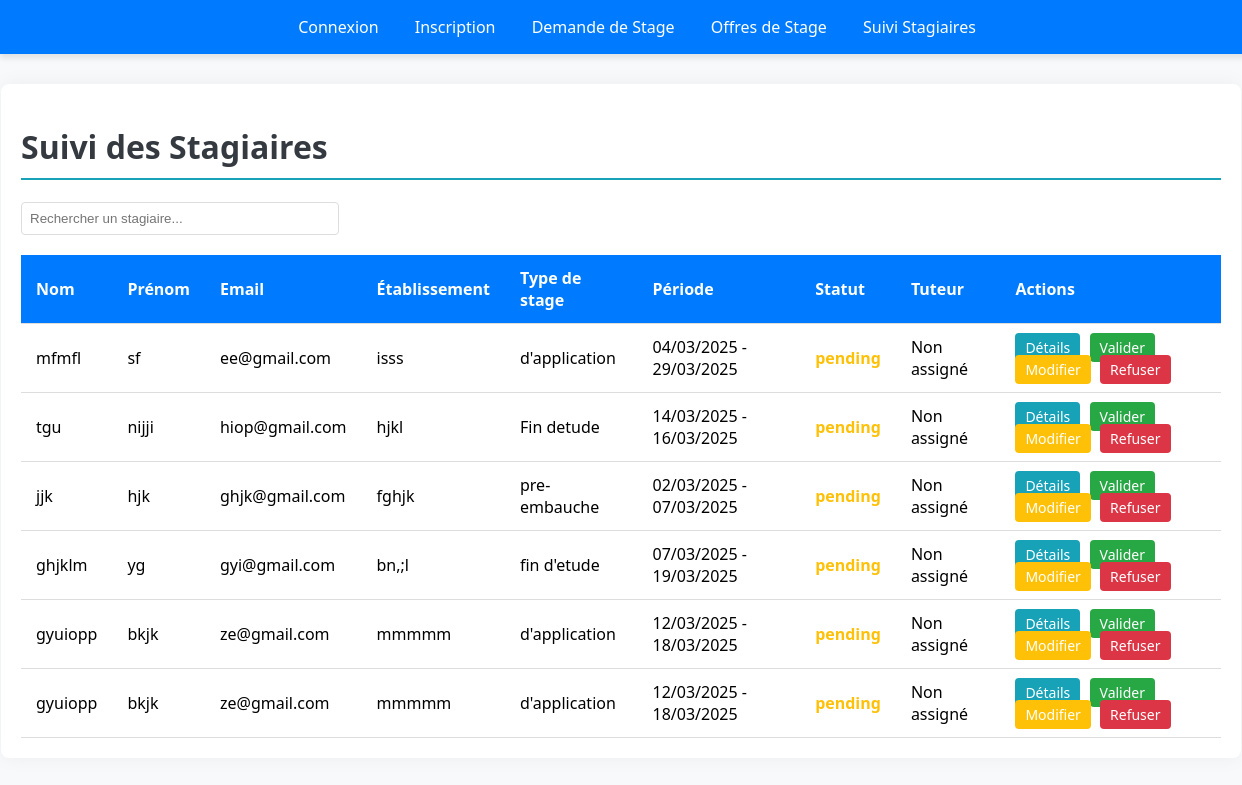
The app's page /suivi_stagiaires.php (signed in) with its own data.
### tables this page shows
CREATE TABLE `demandes_stage` (
  `id` int(11) NOT NULL,
  `nom` varchar(255) NOT NULL,
  `prenom` varchar(255) NOT NULL,
  `email` varchar(255) NOT NULL,
  `telephone` varchar(20) NOT NULL,
  `etablissement` varchar(255) NOT NULL,
  `niveau_etudes` varchar(255) NOT NULL,
  `date_debut` date NOT NULL,
  `date_fin` date NOT NULL,
  `type_stage` varchar(50) NOT NULL,
  `created_at` timestamp NOT NULL DEFAULT current_timestamp(),
  `statut` varchar(50) DEFAULT 'pending',
  `tuteur_id` int(11) DEFAULT NULL,
  `notes` text DEFAULT NULL
);

### suivi_stagiaires.php (the view, shortened to what this page needs)
<?php
require 'db_connection.php';
$stagiaires = $pdo->query('
    SELECT d.*, u.email as tuteur_email
    FROM demandes_stage d
    LEFT JOIN users u ON d.tuteur_id = u.id
')->fetchAll();
?>
<!DOCTYPE html>
<html lang="fr">
<head>
</head>
<body>
    <div class="menu">
        <a href="login.php">Connexion</a>
        <a href="signup.php">Inscription</a>
        <a href="demande_stage.php">Demande de Stage</a>
        <a href="offres_stage.php">Offres de Stage</a>
        <a href="suivi_stagiaires.php">Suivi Stagiaires</a>
    </div>
    <div class="container">
        <h1>Suivi des Stagiaires</h1>
        <div class="search-bar">
            <input type="text" id="searchInput" placeholder="Rechercher un stagiaire...">
        </div>
        <table id="stagiairesTable">
            <thead>
                <tr>
                    <th>Nom</th>
                    <th>Prénom</th>
                    <th>Email</th>
                    <th>Établissement</th>
                    <th>Type de stage</th>
                    <th>Période</th>
                    <th>Statut</th>
                    <th>Tuteur</th>
                    <th>Actions</th>
                </tr>
            </thead>
            <tbody>
                <?php foreach ($stagiaires as $stagiaire): ?>
                <tr>
                    <td><?= htmlspecialchars($stagiaire['nom']) ?></td>
                    <td><?= htmlspecialchars($stagiaire['prenom']) ?></td>
                    <td><?= htmlspecialchars($stagiaire['email']) ?></td>
                    <td><?= htmlspecialchars($stagiaire['etablissement']) ?></td>
                    <td><?= htmlspecialchars($stagiaire['type_stage']) ?></td>
                    <td>
                        <?= date('d/m/Y', strtotime($stagiaire['date_debut'])) ?> -
                        <?= date('d/m/Y', strtotime($stagiaire['date_fin'])) ?>
                    </td>
                    <td class="status-<?= strtolower($stagiaire['statut'] ?? 'pending') ?>">
                        <?= $stagiaire['statut'] ?? 'En attente' ?>
                    </td>
                    <td><?= htmlspecialchars($stagiaire['tuteur_email'] ?? 'Non assigné') ?></td>
                    <td>
                        <a href="#" class="action-btn btn-info">Détails</a>
                        <?php if (isset($_SESSION['role']) && $_SESSION['role'] === 'admin'): ?>
                        <a href="#" class="action-btn btn-success">Valider</a>
                        <a href="#" class="action-btn btn-warning">Modifier</a>
                        <a href="#" class="action-btn btn-danger">Refuser</a>
                        <?php endif; ?>
                    </td>
                </tr>
                <?php endforeach; ?>
            </tbody>
        </table>
    </div>
</body>
</html>

### suivi_stagiaires.php (style rules this page uses)
body { font-family: 'Segoe UI', Tahoma, Geneva, Verdana, sans-serif; background-color: #f8f9fa; margin: 0; padding: 0; }
.menu { width: 100%; background-color: #007bff; padding: 1rem; box-shadow: 0 4px 6px rgba(0, 0, 0, 0.1); text-align: center; }
.menu a { color: white; text-decoration: none; margin: 0 1rem; font-size: 1rem; }
.container { max-width: 1200px; margin: 30px auto; padding: 20px; background: white; border-radius: 8px; box-shadow: 0 0 20px rgba(0,0,0,0.05); }
h1 { color: #343a40; border-bottom: 2px solid #17a2b8; padding-bottom: 10px; }
table { width: 100%; border-collapse: collapse; margin-top: 20px; }
th, td { padding: 12px 15px; text-align: left; border-bottom: 1px solid #ddd; }
th { background-color: #007bff; color: white; }
.status-pending { color: #ffc107; font-weight: bold; }
.action-btn { padding: 5px 10px; border-radius: 4px; text-decoration: none; color: white; font-size: 14px; margin-right: 5px; }
.btn-info { background-color: #17a2b8; }
.btn-success { background-color: #28a745; }
.btn-warning { background-color: #ffc107; }
.btn-danger { background-color: #dc3545; }
.search-bar { margin-bottom: 20px; }
.search-bar input { padding: 8px; width: 300px; border: 1px solid #ddd; border-radius: 4px; }

### records on screen
demandes_stage: nom "mfmfl", prenom "sf", email "ee@gmail.com", etablissement "isss", type_stage "d'application", date_debut "04/03/2025", date_fin "29/03/2025", statut "pending", tuteur_email "Non assigné"
demandes_stage: nom "tgu", prenom "nijji", email "hiop@gmail.com", etablissement "hjkl", type_stage "Fin detude", date_debut "14/03/2025", date_fin "16/03/2025", statut "pending", tuteur_email "Non assigné"
demandes_stage: nom "jjk", prenom "hjk", email "ghjk@gmail.com", etablissement "fghjk", type_stage "pre-embauche", date_debut "02/03/2025", date_fin "07/03/2025", statut "pending", tuteur_email "Non assigné"
demandes_stage: nom "ghjklm", prenom "yg", email "gyi@gmail.com", etablissement "bn,;l", type_stage "fin d'etude", date_debut "07/03/2025", date_fin "19/03/2025", statut "pending", tuteur_email "Non assigné"
demandes_stage: nom "gyuiopp", prenom "bkjk", email "ze@gmail.com", etablissement "mmmmm", type_stage "d'application", date_debut "12/03/2025", date_fin "18/03/2025", statut "pending", tuteur_email "Non assigné"
demandes_stage: nom "gyuiopp", prenom "bkjk", email "ze@gmail.com", etablissement "mmmmm", type_stage "d'application", date_debut "12/03/2025", date_fin "18/03/2025", statut "pending", tuteur_email "Non assigné"
